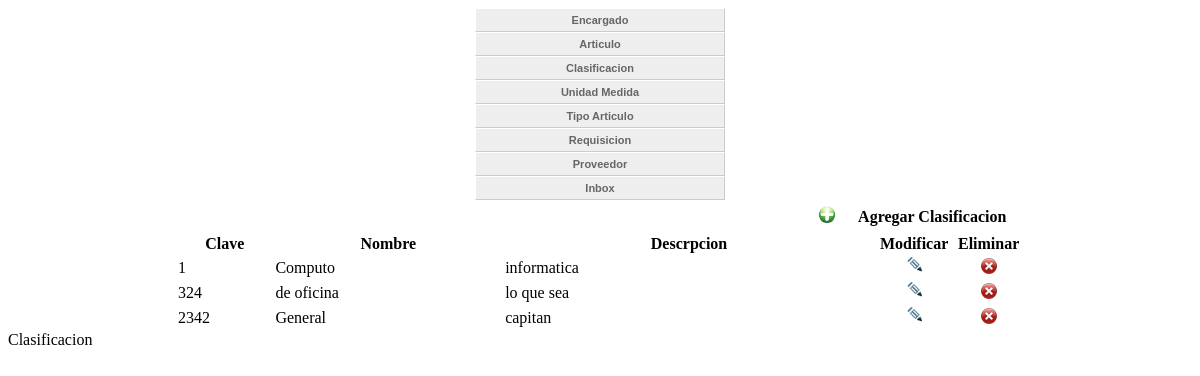
The app's page /catalogos/clasificacion.php with its own data.
### tables this page shows
CREATE TABLE `clasificacion` (
  `clave` int(11) NOT NULL,
  `nombre` varchar(30) default NULL,
  `descripcion` varchar(200) default NULL,
  `imagen` varchar(200) default NULL,
  `id_clasificacion` int(11) NOT NULL auto_increment,
  PRIMARY KEY  (`id_clasificacion`)
);

### catalogos/clasificacion.php (the view, shortened to what this page needs)
<!DOCTYPE html PUBLIC "-//W3C//DTD XHTML 4.01 Transitional//EN" "http://www.w3.org/TR/xhtml1/DTD/xhtml1-transitional.dtd">
<html xmlns="http://www.w3.org/1999/xhtml">
<head>
</head>
<body onload="cargar();" onunload="window.opener.history.go(0);" >
                        <div  align="center" class="cssMenu">
							<ul id="navmenu">
  <li><a  href="../index_
  <li><a >Catalogos +</a>
    <ul>
    <li> <a  href="../catalogos/encargado.php">Encargado</a> </li>
    <li> <a href="articulo.php"  >Articulo</a> </li>
    <li> <a href="clasificacion.php"  >Clasificacion</a> </li>
    <li> <a href="unidadmedida.php"  >Unidad Medida</a> </li>
    <li> <a href="tipoarticulo.php"  >Tipo Articulo</a> </li>
    <li> <a href="selecciona_departamento.php"  >Requisicion</a> </li>
       <li> <a href="CalizTProvedor.php"  >Proveedor</a> </li>
    <li><a href="inbox_a.php">Inbox</a></li>
    </ul>
						</div>
<form id="form1" name="form1" method="post" action="">
  <table width="850" border="0" align="center">
    <tr>
      <td colspan="5"><table width="100%" border="0">
        <tr>
          <td width="76%">&nbsp;</td>
          <td width="3%"><a  href="../catalogos_agregar/agregar_clasificacion.php" title="Agregar Clasificacion" rel="gb_page_center[740,250]"><img src="../imagenes/add.png" width="18" height="18" alt="Agregar" border="0" /></a></td>
          <th width="21%">Agregar Clasificacion</th>
        </tr>
      </table></td>
    </tr>
    <tr>
      <th width="86">Clave</th>
      <th width="208">Nombre</th>
      <th width="339">Descrpcion</th>
      <th width="66">Modificar</th>
      <th width="56">Eliminar</th>
    </tr>
<?PHP
	$Sql="SELECT * FROM clasificacion order by clave";
	$ISql = mysql_query($Sql);
	$num=mysql_num_rows($ISql);
	if($num>0)
	{
		$a=1;
		while($row = mysql_fetch_array($ISql))
		{
		if($a==0)
		{
			$a=1;
			}else{?>
            <tr class="odd">
			<? $a=0;}?>
      			<td><?=$row[0];?></td>
		      	<td><?=$row[1];?></td>
      			<td><?=$row[2];?></td>
      			<td align="center"><a href="../catalogos_modificar/modificar_clasificacion.php?idd=<?=$row[0]; ?>" title="Modificar Clasificacion" rel="gb_page_center[740,250]"><img src="../imagenes/ico_edit.gif" width="15" height="17" border="0"/></a></td>
                <td align="center"><img src="../imagenes/delete.gif" width="16" height="16" alt="Eliminar" border="0" onclick="eliminar('<?=$row[0];?>');" /></tr>
<?
		}
	}
?>
  </table>
</form>
						<span class="txtcontenidoazul">Clasificacion</span>
<link href="../greybox/gb_styles.css" rel="stylesheet" type="text/css" />
</body>
</html>

### catalogos/cssmenuhorizontal.css (style rules this page uses)
ul#navmenu, ul#navmenu li, ul#navmenu ul { margin: 0; border: 0 none; padding: 0; width: 250px; list-style: none; }
ul#navmenu li { display: block !important; display: inline; position: relative; }
ul#navmenu a { border: 1px solid #FFF; border-right-color: #CCC; border-bottom-color: #CCC; padding: 0 6px; display: block; background: #EEE; color: #666; font: bold 11px/22px Verdana, Arial, Helvetica, sans-serif; text-decoration: none; height: auto !important; height: 100%; }

### catalogos/clasificacion.php (style rules this page uses)
a { color: #900; text-decoration: none; }

### records on screen
clasificacion: clave "1", nombre "Computo", descripcion "informatica"
clasificacion: clave "324", nombre "de oficina", descripcion "lo que sea"
clasificacion: clave "2342", nombre "General", descripcion "capitan"
